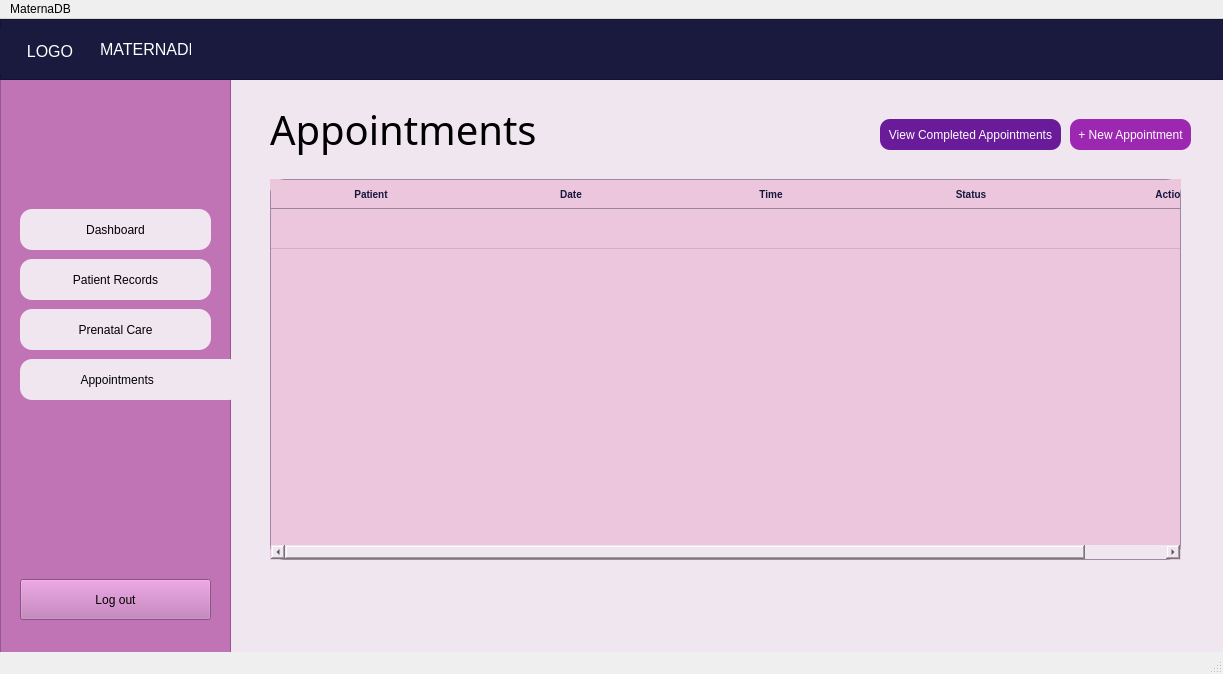
<?xml version="1.0" encoding="UTF-8"?>
<ui version="4.0">
 <class>MainWindow</class>
 <widget class="QMainWindow" name="MainWindow">
  <property name="geometry">
   <rect>
    <x>0</x>
    <y>0</y>
    <width>1223</width>
    <height>674</height>
   </rect>
  </property>
  <property name="windowTitle">
   <string>MainWindow</string>
  </property>
  <property name="styleSheet">
   <string notr="true"/>
  </property>
  <widget class="QWidget" name="centralwidget">
   <widget class="QFrame" name="frame">
    <property name="geometry">
     <rect>
      <x>0</x>
      <y>60</y>
      <width>231</width>
      <height>581</height>
     </rect>
    </property>
    <property name="styleSheet">
     <string notr="true"> background-color: rgb(192, 116, 182)</string>
    </property>
    <property name="frameShape">
     <enum>QFrame::StyledPanel</enum>
    </property>
    <property name="frameShadow">
     <enum>QFrame::Raised</enum>
    </property>
    <widget class="QPushButton" name="pushButton">
     <property name="geometry">
      <rect>
       <x>20</x>
       <y>130</y>
       <width>191</width>
       <height>41</height>
      </rect>
     </property>
     <property name="styleSheet">
      <string notr="true">background-color: rgb(240, 230, 240);
border-radius: 12px;</string>
     </property>
     <property name="text">
      <string>Dashboard</string>
     </property>
    </widget>
    <widget class="QPushButton" name="pushButton_2">
     <property name="geometry">
      <rect>
       <x>20</x>
       <y>180</y>
       <width>191</width>
       <height>41</height>
      </rect>
     </property>
     <property name="styleSheet">
      <string notr="true">background-color: rgb(240, 230, 240);
border-radius: 12px;</string>
     </property>
     <property name="text">
      <string>Patient Records</string>
     </property>
    </widget>
    <widget class="QPushButton" name="pushButton_3">
     <property name="geometry">
      <rect>
       <x>20</x>
       <y>230</y>
       <width>191</width>
       <height>41</height>
      </rect>
     </property>
     <property name="styleSheet">
      <string notr="true">background-color: rgb(240, 230, 240);
border-radius: 12px;</string>
     </property>
     <property name="text">
      <string>Prenatal Care</string>
     </property>
    </widget>
    <widget class="QPushButton" name="pushButton_4">
     <property name="geometry">
      <rect>
       <x>20</x>
       <y>280</y>
       <width>221</width>
       <height>41</height>
      </rect>
     </property>
     <property name="styleSheet">
      <string notr="true">background-color: rgb(240, 230, 240);
border-radius: 12px;</string>
     </property>
     <property name="text">
      <string>Appointments        </string>
     </property>
    </widget>
    <widget class="QPushButton" name="pushButton_5">
     <property name="geometry">
      <rect>
       <x>20</x>
       <y>500</y>
       <width>191</width>
       <height>41</height>
      </rect>
     </property>
     <property name="text">
      <string>Log out</string>
     </property>
    </widget>
   </widget>
   <widget class="QFrame" name="frame_2">
    <property name="geometry">
     <rect>
      <x>0</x>
      <y>0</y>
      <width>1231</width>
      <height>61</height>
     </rect>
    </property>
    <property name="styleSheet">
     <string notr="true">background-color: rgb(26, 26, 62)
</string>
    </property>
    <property name="frameShape">
     <enum>QFrame::StyledPanel</enum>
    </property>
    <property name="frameShadow">
     <enum>QFrame::Raised</enum>
    </property>
    <widget class="QLabel" name="label_2">
     <property name="geometry">
      <rect>
       <x>100</x>
       <y>20</y>
       <width>91</width>
       <height>21</height>
      </rect>
     </property>
     <property name="font">
      <font>
       <family>Segoe UI</family>
       <pointsize>12</pointsize>
       <bold>false</bold>
      </font>
     </property>
     <property name="styleSheet">
      <string notr="true">color: rgb(255, 255, 255);</string>
     </property>
     <property name="text">
      <string>MATERNADB</string>
     </property>
    </widget>
    <widget class="QLabel" name="label_3">
     <property name="geometry">
      <rect>
       <x>0</x>
       <y>10</y>
       <width>100</width>
       <height>45</height>
      </rect>
     </property>
     <property name="sizePolicy">
      <sizepolicy hsizetype="Expanding" vsizetype="Expanding">
       <horstretch>0</horstretch>
       <verstretch>0</verstretch>
      </sizepolicy>
     </property>
     <property name="minimumSize">
      <size>
       <width>100</width>
       <height>45</height>
      </size>
     </property>
     <property name="font">
      <font>
       <family>Segoe UI</family>
       <pointsize>12</pointsize>
       <bold>false</bold>
      </font>
     </property>
     <property name="styleSheet">
      <string notr="true">color: rgb(255, 255, 255);</string>
     </property>
     <property name="text">
      <string>LOGO</string>
     </property>
     <property name="alignment">
      <set>Qt::AlignCenter</set>
     </property>
    </widget>
   </widget>
   <widget class="QFrame" name="frame_3">
    <property name="geometry">
     <rect>
      <x>230</x>
      <y>60</y>
      <width>1001</width>
      <height>591</height>
     </rect>
    </property>
    <property name="font">
     <font>
      <family>Nirmala UI Semilight</family>
     </font>
    </property>
    <property name="styleSheet">
     <string notr="true">background-color: rgb(240, 230, 240)</string>
    </property>
    <property name="frameShape">
     <enum>QFrame::StyledPanel</enum>
    </property>
    <property name="frameShadow">
     <enum>QFrame::Raised</enum>
    </property>
    <widget class="QLabel" name="label">
     <property name="geometry">
      <rect>
       <x>40</x>
       <y>20</y>
       <width>321</width>
       <height>61</height>
      </rect>
     </property>
     <property name="font">
      <font>
       <family>Arial Black</family>
       <pointsize>30</pointsize>
      </font>
     </property>
     <property name="text">
      <string>Appointments</string>
     </property>
    </widget>
    <widget class="QPushButton" name="pushButton_6">
     <property name="geometry">
      <rect>
       <x>840</x>
       <y>40</y>
       <width>121</width>
       <height>31</height>
      </rect>
     </property>
     <property name="styleSheet">
      <string notr="true">background-color: rgb(156, 39, 176);
color: rgb(255, 255, 255);
border-radius: 10px;</string>
     </property>
     <property name="text">
      <string>+ New Appointment</string>
     </property>
    </widget>
    <widget class="QPushButton" name="pushButton_7">
     <property name="geometry">
      <rect>
       <x>650</x>
       <y>40</y>
       <width>181</width>
       <height>31</height>
      </rect>
     </property>
     <property name="styleSheet">
      <string notr="true">background-color: rgb(106, 27, 154);
color: rgb(255, 255, 255);
border-radius: 10px;</string>
     </property>
     <property name="text">
      <string>View Completed Appointments</string>
     </property>
    </widget>
    <widget class="QTableWidget" name="left_prescription_date_and_purpose">
     <property name="geometry">
      <rect>
       <x>40</x>
       <y>100</y>
       <width>911</width>
       <height>381</height>
      </rect>
     </property>
     <property name="autoFillBackground">
      <bool>true</bool>
     </property>
     <property name="styleSheet">
      <string notr="true">QTableWidget {
    background-color:rgb(236, 198, 220);
    border: 1px solid rgb(158, 136, 163);
    border-radius: 15px;
}

QTableWidget::item {
    background-color: rgb(236, 198, 220);
    color: rgb(21, 23, 61);
    padding: 8px;
    border: none;
    border-bottom: 1px solid rgb(210, 177, 200);
}

QTableWidget::item:selected {
    background-color: black;
    color: rgb(21, 23, 61);
}

QHeaderView::section {
    background-color: rgb(236, 198, 220);
    color: rgb(21, 23, 61);
    font-weight: bold;
    font-size: 10px;
    border: none;
    border-bottom: 1px solid rgb(155, 132, 160);
    padding: 5px;
}

QScrollBar:vertical {
    background: white;
    width: 6px;
    border-radius: 3px;
}

QScrollBar::handle:vertical {
    background: rgb(178, 100, 168);
    border-radius: 3px;
}</string>
     </property>
     <property name="verticalScrollBarPolicy">
      <enum>Qt::ScrollBarAsNeeded</enum>
     </property>
     <property name="editTriggers">
      <set>QAbstractItemView::NoEditTriggers</set>
     </property>
     <property name="alternatingRowColors">
      <bool>false</bool>
     </property>
     <property name="selectionBehavior">
      <enum>QAbstractItemView::SelectRows</enum>
     </property>
     <property name="verticalScrollMode">
      <enum>QAbstractItemView::ScrollPerPixel</enum>
     </property>
     <property name="horizontalScrollMode">
      <enum>QAbstractItemView::ScrollPerPixel</enum>
     </property>
     <property name="showGrid">
      <bool>false</bool>
     </property>
     <property name="columnCount">
      <number>5</number>
     </property>
     <attribute name="horizontalHeaderCascadingSectionResizes">
      <bool>false</bool>
     </attribute>
     <attribute name="horizontalHeaderMinimumSectionSize">
      <number>32</number>
     </attribute>
     <attribute name="horizontalHeaderDefaultSectionSize">
      <number>200</number>
     </attribute>
     <attribute name="horizontalHeaderHighlightSections">
      <bool>true</bool>
     </attribute>
     <attribute name="horizontalHeaderShowSortIndicator" stdset="0">
      <bool>false</bool>
     </attribute>
     <attribute name="horizontalHeaderStretchLastSection">
      <bool>true</bool>
     </attribute>
     <attribute name="verticalHeaderVisible">
      <bool>false</bool>
     </attribute>
     <attribute name="verticalHeaderCascadingSectionResizes">
      <bool>false</bool>
     </attribute>
     <attribute name="verticalHeaderDefaultSectionSize">
      <number>40</number>
     </attribute>
     <row>
      <property name="text">
       <string>#0001</string>
      </property>
     </row>
     <column>
      <property name="text">
       <string>Patient</string>
      </property>
     </column>
     <column>
      <property name="text">
       <string>Date</string>
      </property>
     </column>
     <column>
      <property name="text">
       <string>Time</string>
      </property>
     </column>
     <column>
      <property name="text">
       <string>Status</string>
      </property>
     </column>
     <column>
      <property name="text">
       <string>Action</string>
      </property>
     </column>
    </widget>
   </widget>
   <zorder>frame_3</zorder>
   <zorder>frame</zorder>
   <zorder>frame_2</zorder>
  </widget>
  <widget class="QMenuBar" name="menubar">
   <property name="geometry">
    <rect>
     <x>0</x>
     <y>0</y>
     <width>1223</width>
     <height>22</height>
    </rect>
   </property>
   <widget class="QMenu" name="menuAppointments">
    <property name="title">
     <string>MaternaDB</string>
    </property>
   </widget>
   <addaction name="menuAppointments"/>
  </widget>
  <widget class="QStatusBar" name="statusbar"/>
  <action name="actionMaternaDB">
   <property name="text">
    <string>MaternaDB</string>
   </property>
  </action>
 </widget>
 <resources>
  <include location="../../../../Downloads/MaternaDB_logo.png"/>
 </resources>
 <connections/>
</ui>
